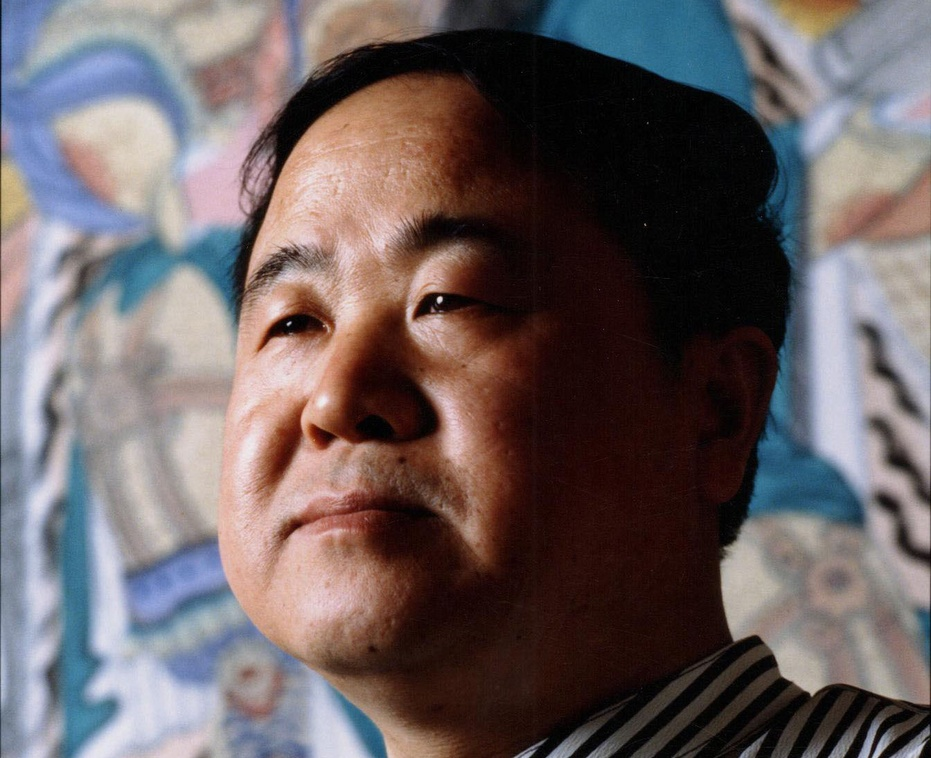
#> input picture ei.jpg, 931 x 758 px, shrunk from 1344 x 1093 before the run
$ python test.py
#> lines starting #> are read from the running program, lines starting #| are printed output that depends on the picture
# test.py
# convert jpg to polar image in a image buffer and then convert buffer to an output jpg

"""

Iterate over pixels in the output image

  1. Convert Cartesian coordinates to polar
  2. Round polar coordinates to closest start of segment

"""

from PIL import Image
import io, math

# how many segments are in each circle
segments = 100

# todo: make into a terminal argument
input_image_path = 'ei.jpg'

# read input image file into a PIL image
with open(input_image_path, 'rb') as file:
  input_image_buffer = io.BytesIO(file.read())

input_image = Image.open(input_image_buffer)
#> input_image is the input picture: PIL image 931x758 RGB; mean R, G, B 107.3, 96.7, 97.9

width, height = input_image.size
#> width = 931; height = 758

# give the image a center in the event that the dimensions are even numbers
if width % 2 == 0:
  width = width - 1
if height % 2 == 0:
  height = height - 1
#> height = 757

middle_x = math.ceil(width / 2)
#> middle_x = 466
middle_y = math.ceil(height / 2)
#> middle_y = 379

# create an empty output image with a black background
output_image = Image.new('RGB', (width, height), 'black')
#> output_image: PIL image 931x757 RGB; every value is 0

# fill the pixels in the output, one by one, with the corresponding pixels from the input
for x in range(width):
  for y in range(height):

    # radius = math.sqrt(x*x + y*y)

    segment_angle = 2 * math.pi / segments

    horizontal = x - middle_x
    vertical = y - middle_y

    radius = math.sqrt(horizontal*horizontal + vertical*vertical)

    if horizontal != 0:
      output_angle = math.atan2(vertical, horizontal)
    else:
      if 0 <= vertical:
        output_angle = math.pi/2
      else:
        output_angle = -math.pi/2

    input_angle = segment_angle * math.ceil(output_angle / segment_angle)

    input_x = math.ceil(radius * math.cos(input_angle)) + middle_x
    input_y = math.ceil(radius * math.sin(input_angle)) + middle_y

    if input_x < 0:
      input_x = 0
    elif width <= input_x:
      input_x = width - 1
    if input_y < 0:
      input_y = 0
    elif height <= input_y:
      input_y = height - 1

    try:
      output_image.putpixel((x, y), input_image.getpixel((input_x, input_y)))
    except IndexError:
      print("x: " + str(input_x) + ", y: " + str(input_y))
      input_image_buffer.close()
      exit()
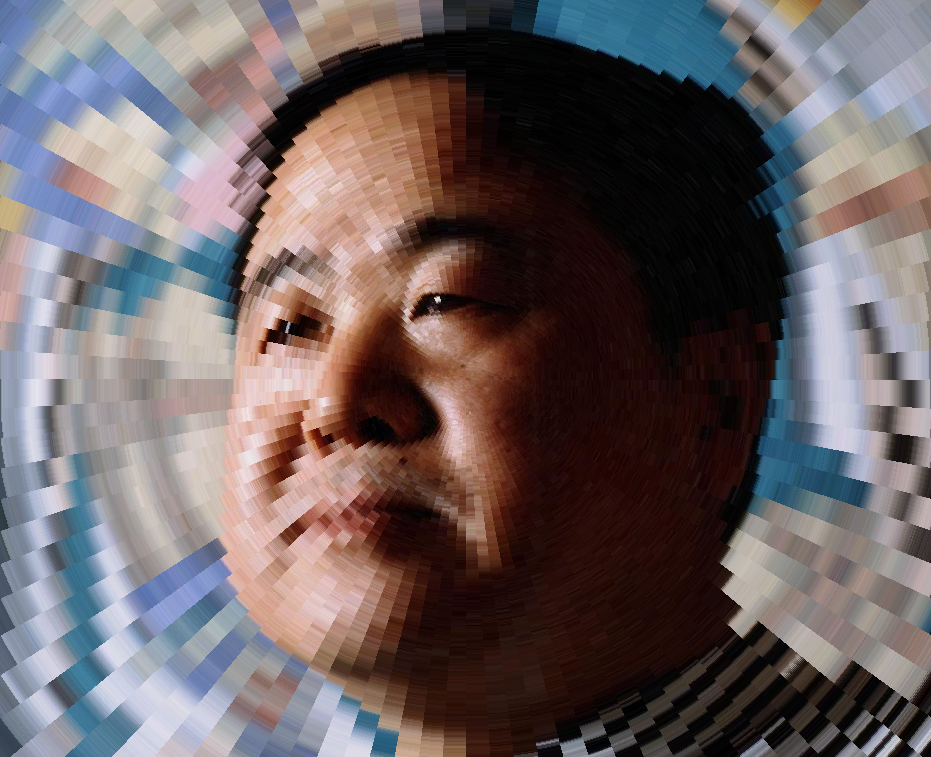
#> output_image: PIL image 931x757 RGB; mean R, G, B 107.1, 96.4, 97.6

output_image.save('output.jpg')

# remember to close the file uwu
input_image_buffer.close()
